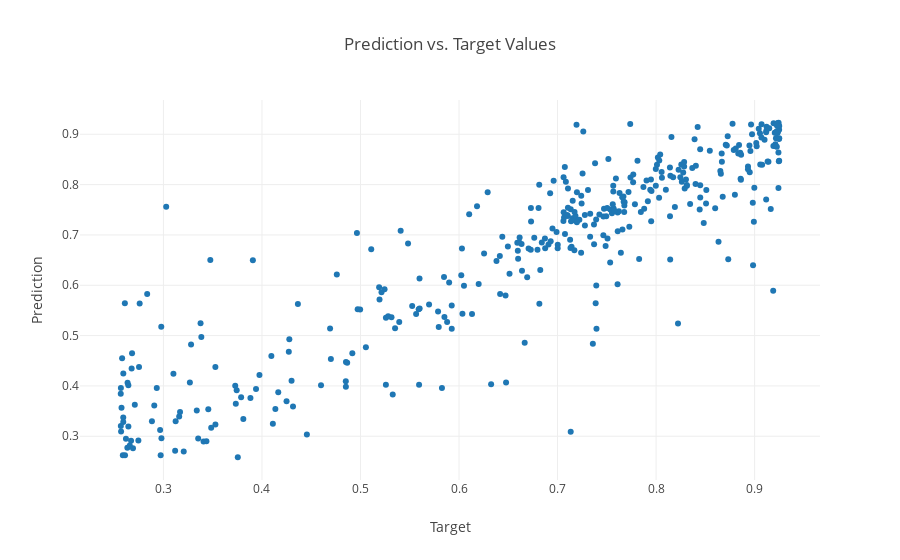

The cell this chart's notebook holds for it:
### Markdown cell above
## Perform computations

### Code cell
CCM(data=data, target=target, k=3, attractor_viz=False, prediction_corr_viz=True);

### Figure 1 — Plotly figure (JSON) as saved in the notebook; plotly's stock layout.template omitted (floating-point values rounded to 4 significant figures; data arrays with more than 128 entries replaced by an {"elided": "..."} marker saying what was removed)
{"data": [{"mode": "markers", "type": "scatter", "x": {"elided": "379 float values"}, "y": {"elided": "379 float values"}}], "layout": {"showlegend": false, "title": "Prediction vs. Target Values", "xaxis": {"title": "Target"}, "yaxis": {"title": "Prediction"}}}
